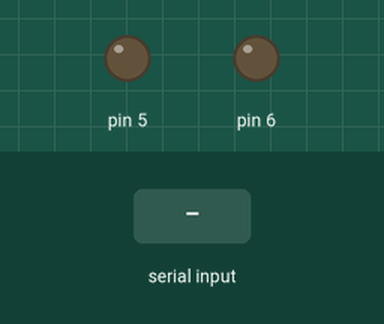
Recording of a sketch running on a simulated Arduino Uno, built with avr-gcc and run on an emulated ATmega328P. On the bench: output pins drawn as LEDs (lit = HIGH). The inputs (shaded band) are chosen by the test bench. What the sketch prints to the serial monitor is not drawn.

Above: at 1.2 s.
1.3 s: "k" received over the second serial link
At 2.7 s:
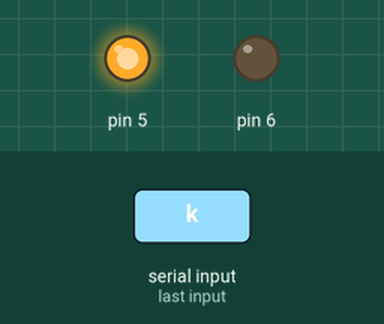
3.0 s: "y" received over the second serial link
At 4.0 s:
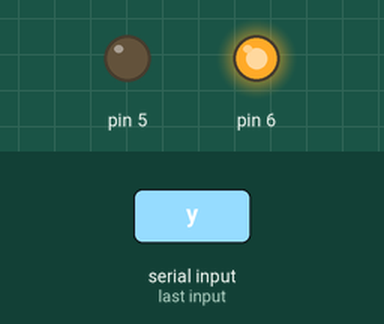
4.5 s: "h" received over the second serial link
At 5.2 s:
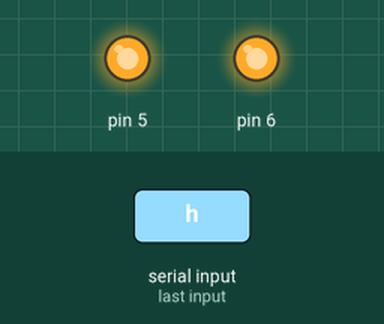
Timing chart, 0 to 7.5 s (numbered marks = the images above; inputs shaded):
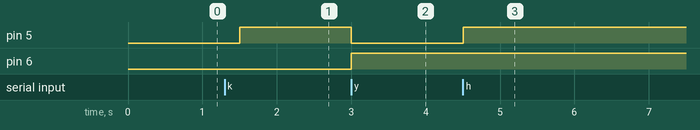

The sketch:

Bluetooth.ino
```cpp
#include <SoftwareSerial.h>
#define Rx 7
#define Tx 8

SoftwareSerial Bluetooth(Rx,Tx);


char veri= '\0';

void setup()
{
  Serial.begin(9600);
  Bluetooth.begin(9600);
  Serial.println("Kod için hazır");
  pinMode(Rx, INPUT);
  pinMode(Tx, OUTPUT);


  pinMode(5,OUTPUT);
  pinMode(6,OUTPUT);
}

void loop()
{


  if (Bluetooth.available())
  {
    int Deger = Bluetooth.read();
    Serial.print("Bluetooth'tan gelen veri: ");
    Serial.println((char)Deger);
    //Serial.println(Deger);
    veri =((char)Deger);
    //Serial.println(veri);


  }

  if (Serial.available())
  {
    char Deger = Serial.read();
    Bluetooth.write(Deger);

  }


  Serial.println("Eldeki veri : ");
  Serial.print(veri);
  Serial.println("\n\n\n");


  if(veri=='k')
  {
    digitalWrite(5,HIGH);
    digitalWrite(6,LOW);
  }
  else if(veri=='y')
  {
    digitalWrite(5,LOW);
    digitalWrite(6,HIGH);
  }
  else if(veri=='h')
  {
    digitalWrite(5,HIGH);
    digitalWrite(6,HIGH);
  }
  else if(veri=='a')
  {
    digitalWrite(5,LOW);
    digitalWrite(6,LOW);
  }


  delay(500);


}
```

Measured:
- after the input at 1.3 s, pin 5: LOW → HIGH after 0.20 s
- after the input at 3.0 s, pin 5: HIGH → LOW at once; pin 6: LOW → HIGH at once
- after the input at 4.5 s, pin 5: LOW → HIGH at once
